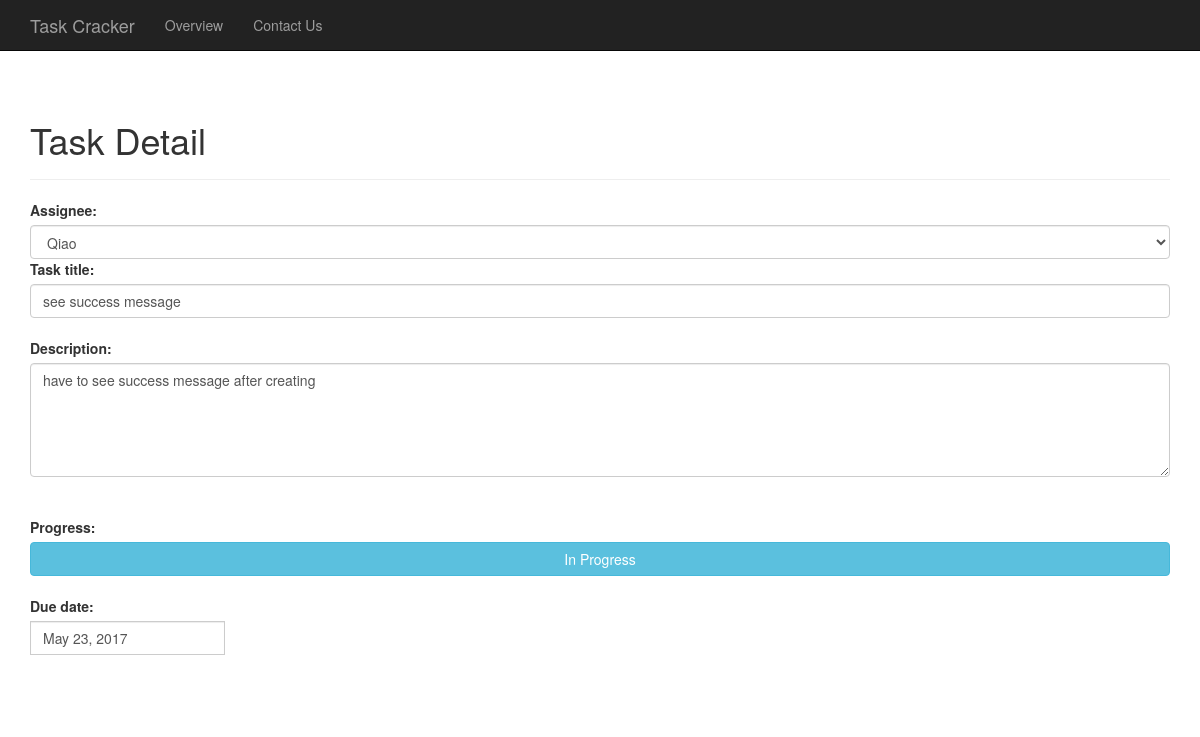
The app's page /task/34/ with its own data.
### task/models.py (models this page shows, shortened)
class Task(models.Model):
    NOTSTARTED = 'Not Started'
    INPROGRESS = 'In Progress'
    FINISHED = 'Finished'
    PROGRESS_CHOICES = (
        (NOTSTARTED, 'Not Started'),
        (INPROGRESS, 'In Progress'),
        (FINISHED, 'Finished'),
    )
    progress = models.CharField(
        max_length=20,
        choices=PROGRESS_CHOICES,
        default=NOTSTARTED,
    )
    user = models.ForeignKey(User,default=1)
    assignee = models.CharField(max_length=500)
    title = models.CharField(max_length=500)
    description = models.TextField(blank=True, null=True)
    deadline = models.DateField()
    created_date = models.DateTimeField(
        blank=True, null=True)

### task/views.py (the view)
# urls.py: url(r'^(?P<task_id>[0-9]+)/$', views.detail, name='detail'),
def detail(request, task_id):
    task = Task.objects.get(pk=task_id)
    context = {
        'task':task,
    }
    return render(request,'task/detail.html',context)

### task/templates/task/detail.html (shortened to what this page needs)
<!DOCTYPE html>
<html lang="en">
<head>
    <link rel="stylesheet" href="https://maxcdn.bootstrapcdn.com/bootstrap/3.3.7/css/bootstrap.min.css">
    <link rel="stylesheet" href="https://cdnjs.cloudflare.com/ajax/libs/bootstrap-datepicker/1.4.1/css/bootstrap-datepicker3.css"/>
</head>
{% if task %}
<body>
<nav class="navbar navbar-inverse navbar-fixed-top">
    <div class="container">
        <div class="navbar-header">
            <a class="navbar-brand" href="{%url 'task:index' %}">Task Cracker</a>
        </div>
        <ul class="nav navbar-nav">
            <li><a href="{%url 'task:index' %}">Overview</a></li>
            <li><a href="{%url 'task:about' %}">Contact Us</a></li>
        </ul>
    </div>
</nav>
<br><br><br><br>
<div class="container" name="main_container">
    <div class="row">
        <div class="col-sm-12">
            <div class="page-header">
                <h1>Task Detail</h1>
            </div>
            <div class="form-group">
                <label for="sel1">Assignee:</label>
                 <select class="form-control">
                    <option hidden>{{ task.assignee }}</option>
                </select>
                <label for="title">Task title: </label>
                <input type="text" class="form-control" id="title" value="{{ task.title }}" maxlength="166">
                <br>
                <label for="comment">Description:</label>
                <textarea class="form-control" rows="5" id="comment">{{ task.description }} </textarea>
                <br>
                <br>
                <label class="control-label" for="date">Progress:</label>
                <div class="btn-group btn-group-justified">
                    <a class="btn btn-info">{{ task.progress }}</a>
                </div>
                <br>
                <label class="control-label" for="date">Due date:</label>
                <div class='input-group date' name="date">
                    <input class="form-control" id="date" name="date" value="{{ task.deadline }}" type="text"/>
                </div>
            </div>
            <br>
            <br>
        </div>
    </div>
</div>
</body>
{% endif %}
</html>

### records on screen
Task: assignee "Qiao", title "see success message", description "have to see success message after creating", progress "In Progress", date "May 23, 2017"
